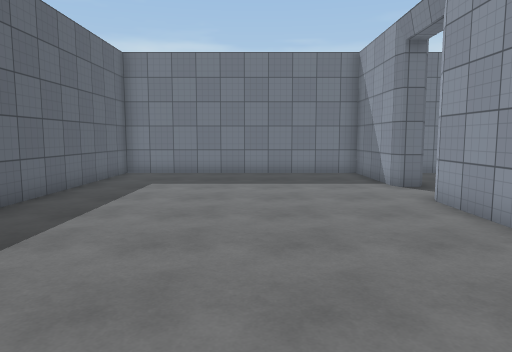
view 1 (above)

18 first-person views from a walk through a Unity game level. The camera is 1.5 m above the floor, tilts 6° down and sees 70° across. The floor is counted in squares, 1 m on a side. Each view is taken from the middle of a square. On the plan, view 1 faces up. The plan holds only what a view shows up to about 16 squares ahead; the rest is blank. The place goes on beyond the plan. The player is left out. Surface patterns are stand-ins for the level's own textures.

view 2
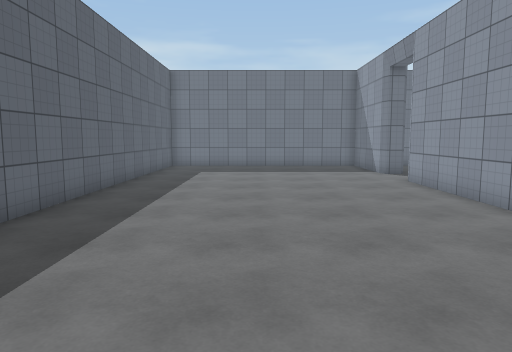

view 3
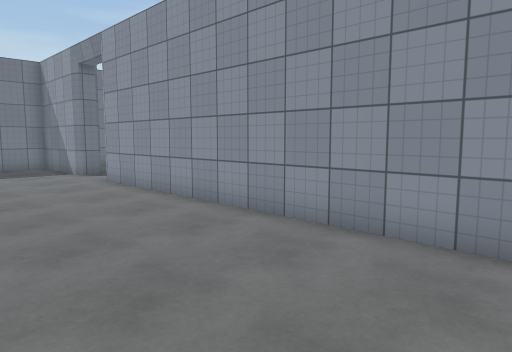

view 4
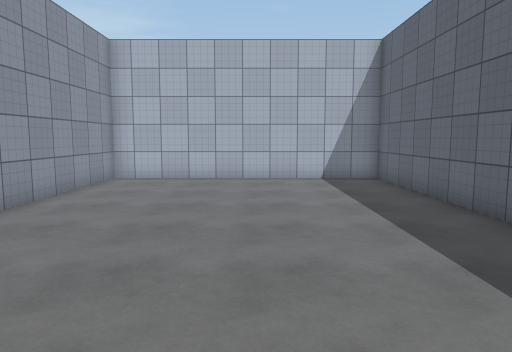

view 5
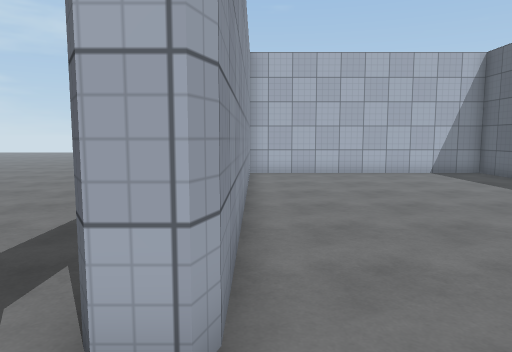

view 6
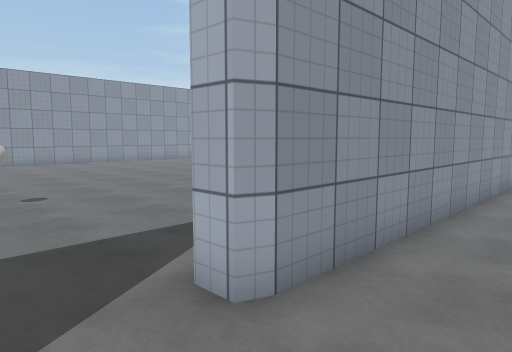

view 7
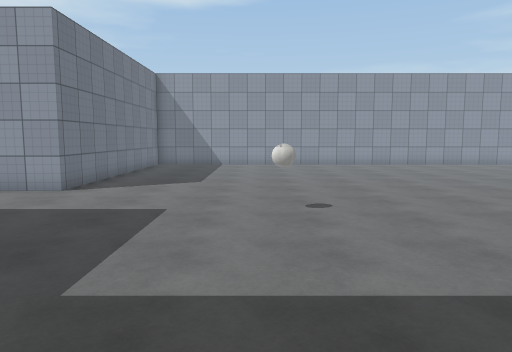

view 8
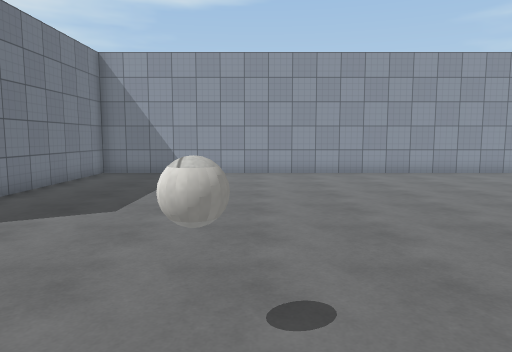

view 9
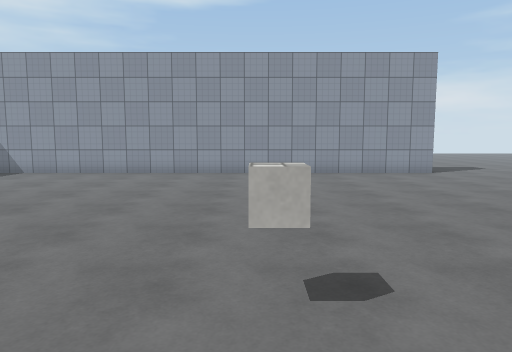

view 10
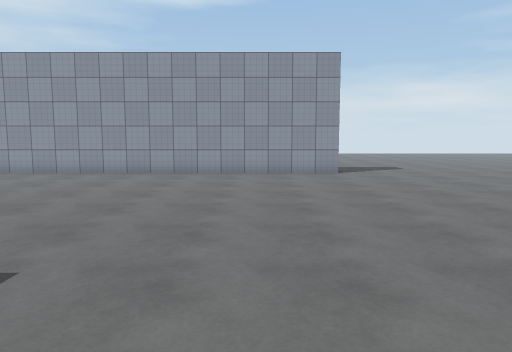

view 11
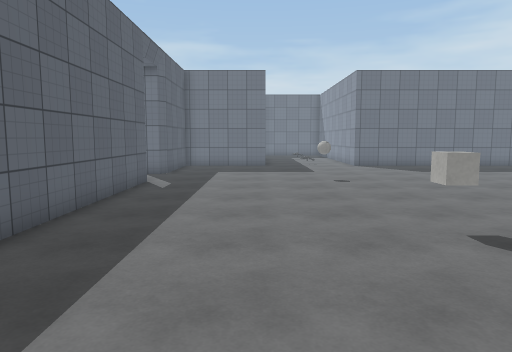

view 12
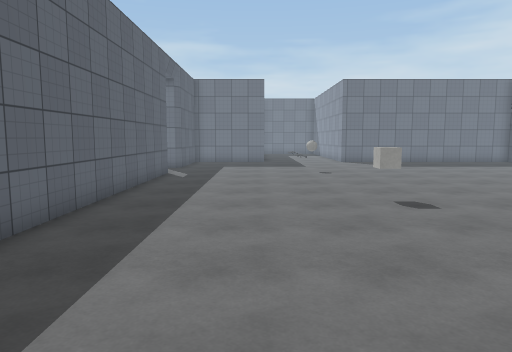

view 13
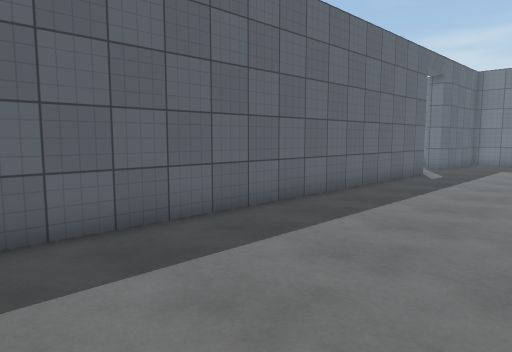

view 14
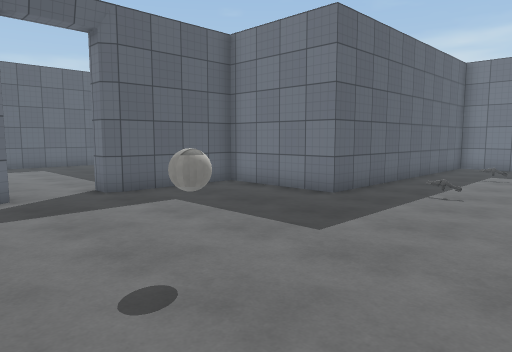

view 15
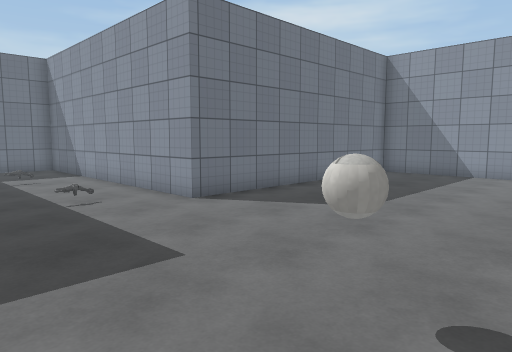

view 16
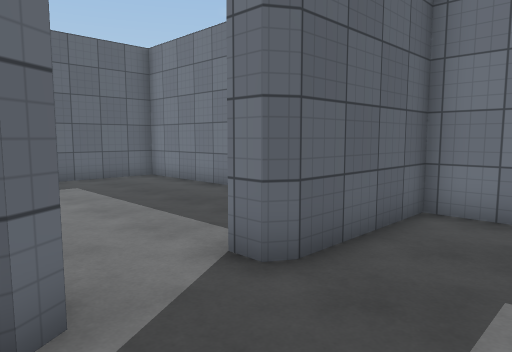

view 17
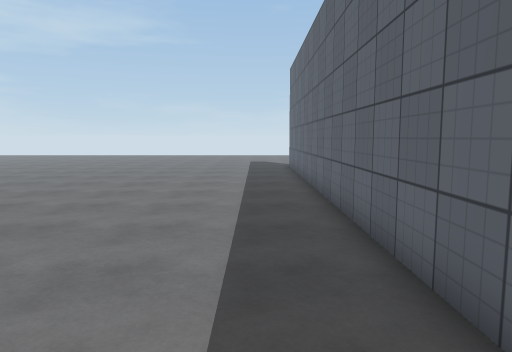

view 18
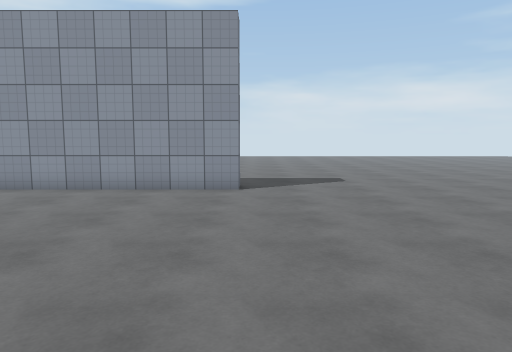

### Floor plan
Points are (right, up) in squares from view 1. A wall is a line through its corners. A room is listed if a view was taken in it or the views show most of it. See-through windows are left out.
Room 1 (views 1, 2, 3, 4, 6)
walls: (4.3, 11.5) (4.3, 15.5) (-5.5, 15.5) (-5.5, -4.5) (4.3, -4.5) (4.3, 8.5)
ways out: opening at (3, 10) to room 2
Room 2 (views 5, 7, 8, 9, 10, 11, 12, 13, 14, 15, 16, 17, 18)
walls: (4.3, 8.5) (4.4, 8.9) (5, 8.9) (5.3, 8.5) (5.3, -7.5); (24.5, -5.6) (24.5, 15.5) (14.3, 15.5) (14.3, 23.5); (9.5, 23.5) (9.5, 15.5) (5.3, 15.5) (5.3, 11.5) (5, 11.1) (4.4, 11.1) (4.3, 11.5)
ways out: opening at (3, 10) to room 1; opening at (25, -6.5)
objects: other object (11, 9) to (12, 10); cube (12, 2)

Where each view was taken, in squares from view 1:
view 1: 0 up, 0 right, facing up
view 2: 4 down, 1 left, facing up
view 3: 4 down, 1 left, facing up-right
view 4: 9 up, 1 left, facing down
view 5: 11 up, 4 right, facing down
view 6: 11 up, 2 right, facing down-right
view 7: 10 up, 4 right, facing right
view 8: 9 up, 9 right, facing right
view 9: 2 up, 9 right, facing right
view 10: 2 down, 9 right, facing right
view 11: 4 down, 9 right, facing up
view 12: 7 down, 9 right, facing up
view 13: 7 down, 11 right, facing up-left
view 14: 7 up, 15 right, facing up-left
view 15: 8 up, 9 right, facing up-right
view 16: 8 up, 8 right, facing up-left
view 17: 5 up, 7 right, facing down
view 18: 6 down, 14 right, facing right
